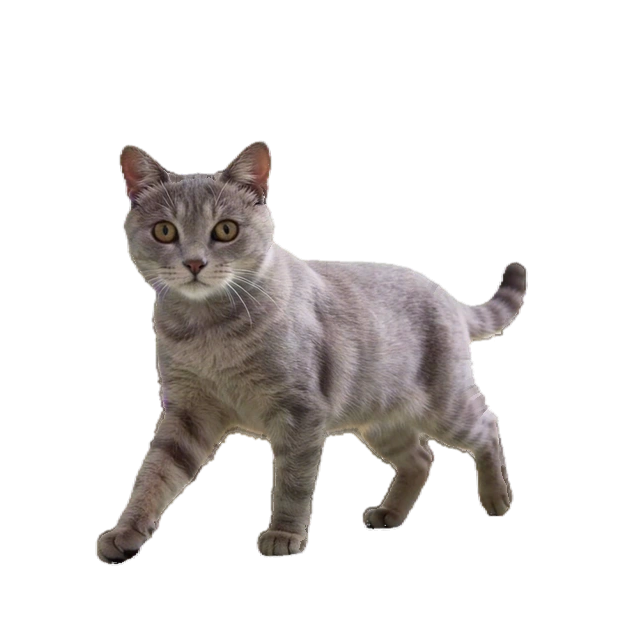
#> input picture poc_output/desktop_gray_cat_20260713_real/anim_fast_walk.webp, 640 x 640 px
$ python -i ab_compare_report.py   (imports and definitions only)
#> lines starting #> are read from the running program, lines starting #| are printed output that depends on the picture; after the words box and inside, x2 and y2 are one past the last pixel; in counts of white or black regions, pixels touching at a corner belong together
#!/usr/bin/env python3
"""Analyze before/after pet WebPs and build a local comparison report."""

from __future__ import annotations

import argparse
import json
import statistics
from pathlib import Path

import cv2
import numpy as np
from PIL import Image


ROOT = Path(__file__).resolve().parent
OUTPUT = ROOT / "poc_output"
INPUTS = ROOT / "inputs"
CLIPS = ("idle", "fast_walk", "sleep")
STYLES = ("real", "paimomo")
STYLE_LABELS = {"real": "实体版", "paimomo": "萌宠版"}
FLOW_LABELS = {"before": "优化前", "after": "优化后"}

# Public list prices checked on 2026-07-10. Billing-console discounts may differ.
SEEDANCE_SILENT_RMB_PER_M_TOKENS = 8.0
SEEDREAM_45_RMB_PER_IMAGE = 0.25


# [4 lines left out: function percentile, not called in this run]


def frame_distance(a: np.ndarray, b: np.ndarray) -> float:
    return float(np.mean(np.abs(a.astype(np.float32) - b.astype(np.float32))) / 255.0)


def analyze_webp(path: Path) -> dict:
    image = Image.open(path)
#> image is the input picture: PIL image 640x640 RGBA; mean R, G, B, A 31.5, 28.6, 27.3, 56.3
    frame_count = getattr(image, "n_frames", 1)
#> frame_count = 96
    durations: list[int] = []
    coverage: list[float] = []
    aspects: list[float] = []
    green: list[float] = []
    semi_alpha: list[float] = []
    fragments: list[float] = []
    edge_risk = 0
    temporal_diffs: list[float] = []
    first_thumb = None
    previous_thumb = None
    last_thumb = None

    for index in range(frame_count):
        image.seek(index)
        durations.append(int(image.info.get("duration", 42) or 42))
        rgba = np.asarray(image.convert("RGBA"))
        alpha = rgba[:, :, 3]
        visible = alpha > 16
        visible_count = int(visible.sum())
        coverage.append(float(visible.mean()))

        if visible_count:
            ys, xs = np.where(visible)
            x0, x1 = int(xs.min()), int(xs.max()) + 1
            y0, y1 = int(ys.min()), int(ys.max()) + 1
            aspects.append((y1 - y0) / max(1, x1 - x0))
            if x0 <= 4 or y0 <= 4 or x1 >= rgba.shape[1] - 4 or y1 >= rgba.shape[0] - 4:
                edge_risk += 1

            rgb = rgba[:, :, :3].astype(np.int16)
            eroded = cv2.erode(visible.astype(np.uint8), np.ones((3, 3), np.uint8), iterations=2).astype(bool)
            silhouette = visible & ~eroded
            transition = (alpha > 16) & (alpha < 245)
            edge = silhouette | transition
            greenish = (
                (rgb[:, :, 1] > rgb[:, :, 0] + 24)
                & (rgb[:, :, 1] > rgb[:, :, 2] + 24)
                & edge
            )
            green.append(float(greenish.sum() / visible_count))
            semi_alpha.append(float(((alpha > 0) & (alpha < 245)).sum() / visible_count))

            small_mask = cv2.resize(
                visible.astype(np.uint8), (160, 160), interpolation=cv2.INTER_NEAREST
            )
            count, _, stats, _ = cv2.connectedComponentsWithStats(small_mask, 8)
            component_areas = stats[1:, cv2.CC_STAT_AREA] if count > 1 else np.asarray([])
            total_area = int(component_areas.sum()) if component_areas.size else 0
            largest = int(component_areas.max()) if component_areas.size else 0
            fragments.append((total_area - largest) / max(1, total_area))
        else:
            aspects.append(0.0)
            green.append(1.0)
            semi_alpha.append(0.0)
            fragments.append(1.0)
            edge_risk += 1

        thumb = cv2.resize(rgba, (128, 128), interpolation=cv2.INTER_AREA)
        alpha_f = thumb[:, :, 3:4].astype(np.float32) / 255.0
        premultiplied = np.concatenate(
            [thumb[:, :, :3].astype(np.float32) * alpha_f, thumb[:, :, 3:4].astype(np.float32)],
            axis=2,
        ).astype(np.uint8)
        if first_thumb is None:
            first_thumb = premultiplied
        if previous_thumb is not None:
            temporal_diffs.append(frame_distance(previous_thumb, premultiplied))
        previous_thumb = premultiplied
        last_thumb = premultiplied
#> this loop made 96 passes
#> (visible_count, x0, x1, y0, y1, count, stats, component_areas) on passes 1 to 7: (93451, 95, 528, 140, 566, 2, [[0, 0, 160, 160, 19751], [24, 35, 108, 107, 5849]], [5849]), (93367, 95, 528, 140, 565, 2, [[0, 0, 160, 160, 19755], [24, 36, 108, 106, 5845]], [5845]), (93133, 95, 527, 141, 565, 2, [[0, 0, 160, 160, 19772], [24, 36, 108, 106, 5828]], [5828]), (92866, 96, 526, 141, 565, 2, [[0, 0, 160, 160, 19785], [24, 36, 108, 106, 5815]], [5815]), (92506, 97, 526, 141, 565, 2, [[0, 0, 160, 160, 19822], [25, 36, 107, 106, 5778]], [5778]), (91932, 100, 527, 142, 565, 2, [[0, 0, 160, 160, 19849], [25, 36, 107, 106, 5751]], [5751]), (91109, 105, 527, 144, 565, 2, [[0, 0, 160, 160, 19892], [27, 36, 105, 106, 5708]], [5708])
#> (visible_count, x0, x1, y0, y1, count, component_areas, total_area) on passes 26 to 31: (63920, 219, 445, 141, 568, 4, [3984, 1, 1], 3986), (65294, 201, 459, 142, 568, 3, [4074, 1], 4075), (68620, 184, 468, 142, 568, 3, [4280, 1], 4281), (72330, 170, 487, 144, 568, 5, [4509, 1, 1, 1], 4512), (76365, 161, 496, 147, 568, 3, [4768, 1], 4769), (79682, 159, 510, 151, 568, 9, [4975, 1, 1, 1, 1, 1, 1, 2], 4983)
#> pass 1, in analyze_webp, `visible = alpha > 16`:
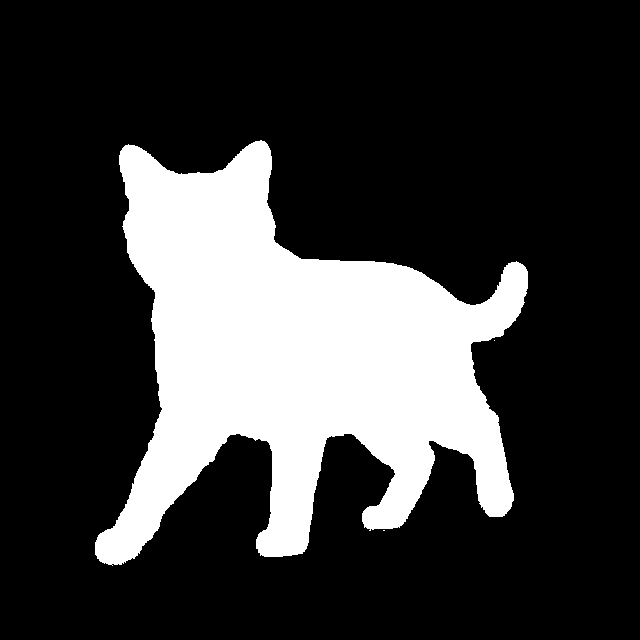
#> visible: shape (640, 640) bool; 22.8% white; 3 white regions (2 under 20 px), largest, box (x1, y1, x2, y2) and area: (95, 140, 528, 566) 93448
#> pass 1, in analyze_webp, `eroded = cv2.erode(visible.astype(np.uint8), np.ones((3, 3), np.uint8)..`:
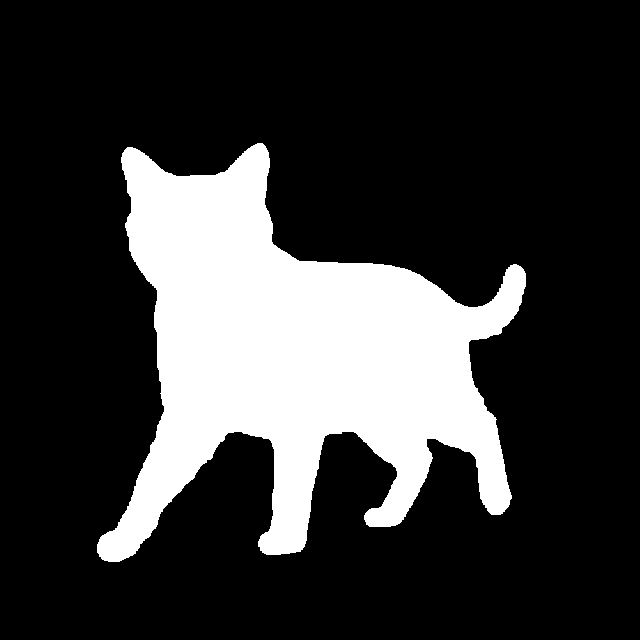
#> eroded: shape (640, 640) bool; 21.5% white; 1 white region, box (x1, y1, x2, y2) and area: (97, 143, 526, 562) 87870
#> after the loop:
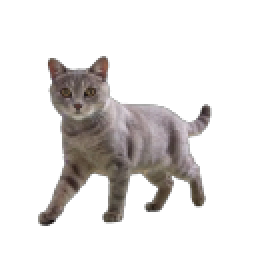
#> first_thumb: shape (128, 128, 4) (shown 2 times larger); mean R, G, B, A 27.6, 24.9, 23.7, 56.3; transparent parts drawn white
#> after the loop: greenish: shape (640, 640) bool; every value is 0
#> after the loop:
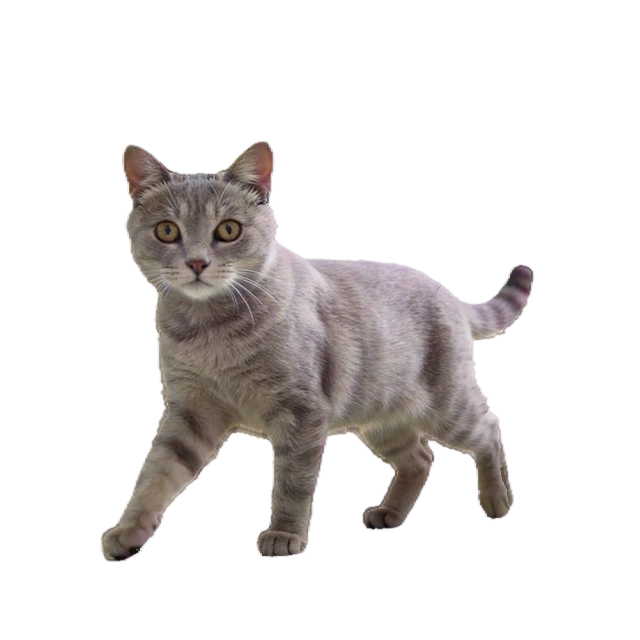
#> image: PIL image 640x640 RGBA; mean R, G, B, A 32.7, 29.7, 28.6, 56.3; transparent parts drawn white
#> after the loop:
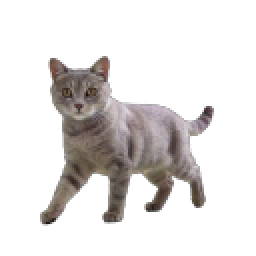
#> previous_thumb: shape (128, 128, 4) (shown 2 times larger); mean R, G, B, A 28.7, 25.8, 24.8, 56.3; transparent parts drawn white
#> after the loop:
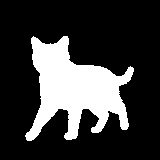
#> small_mask: shape (160, 160); values 0 (black) and 1 (white), 22.8% white; 1 white region, box (x1, y1, x2, y2) and area: (25, 36, 134, 141) 5834
#> after the loop:
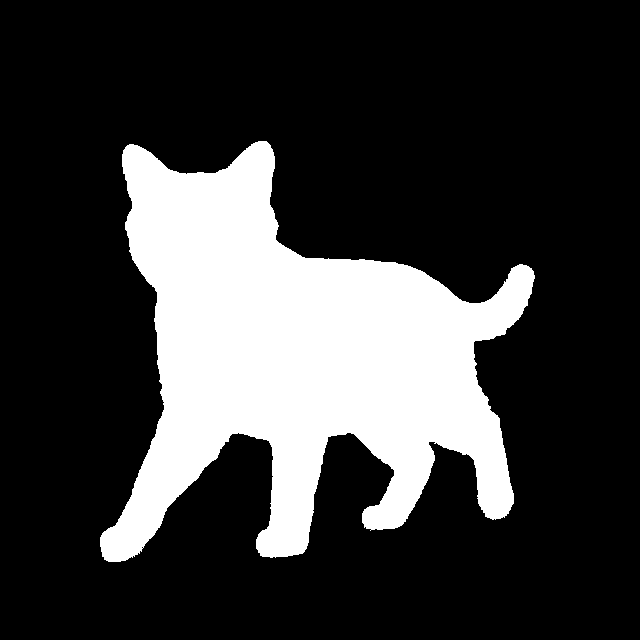
#> visible: shape (640, 640) bool; 22.8% white; 1 white region, box (x1, y1, x2, y2) and area: (100, 141, 535, 562) 93331

    duration_ms = sum(durations)
    coverage_mean = statistics.fmean(coverage) if coverage else 0.0
    coverage_cv = statistics.pstdev(coverage) / coverage_mean if coverage_mean else 0.0
    aspect_mean = statistics.fmean(aspects) if aspects else 0.0
    aspect_cv = statistics.pstdev(aspects) / aspect_mean if aspect_mean else 0.0
    return {
#> (the run stopped early here; a loop or call above may not have finished)
